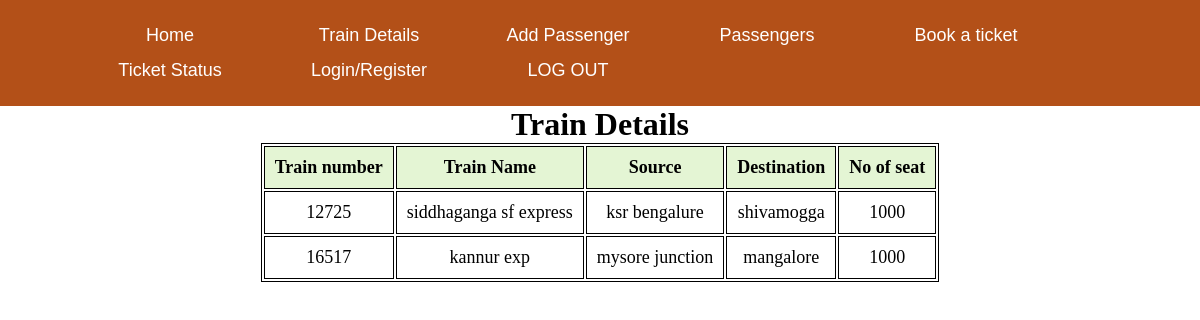
The app's page /traindetails.php with its own data.
### tables this page shows
CREATE TABLE `train` (
  `train_no` int(10) NOT NULL,
  `name` varchar(30) NOT NULL,
  `source` varchar(30) NOT NULL,
  `destination` varchar(30) NOT NULL,
  `avb_seats` int(100) NOT NULL
);

### traindetails.php (the view, shortened to what this page needs)
<?php
$conn = mysqli_connect("localhost","root","","reservation");
$sql = "SELECT * FROM TRAIN";
$result=$conn->query($sql);
?>
<!DOCTYPE html>
<html lang="en">
<head>
</head>
<body>
<?php
include("header.php"); ?>
<section>
        <h1>Train  Details</h1>
        <table>
            <tr>
                <th>Train number</th>
                <th>Train Name</th>
                <th>Source</th>
                <th>Destination</th>
                <th>No of seat</th>
            </tr>
            <?php
                while($rows=$result->fetch_assoc())
                {
             ?>
            <tr>
                <td><?php echo $rows['train_no'];?></td>
                <td><?php echo $rows['name'];?></td>
                <td><?php echo $rows['source'];?></td>
                <td><?php echo $rows['destination'];?></td>
                <td><?php echo $rows['avb_seats'];?></td>
            </tr>
            <?php
                }
             ?>
        </table>
    </section>
</body>
</html>

### css/header.css (style rules this page uses)
* { margin:0px; }

### traindetails.php (style rules this page uses)
table { margin: 0 auto; font-size: large; border: 1px solid black; }
h1 { text-align: center; color: black; font-size: xx-large; font-family: 'Gill Sans', 'Gill Sans MT', ' Calibri', 'Trebuchet MS', 'sans-serif'; }
td { background-color: white; border: 1px solid black; }
th, td { font-weight: bold; border: 1px solid black; padding: 10px; text-align: center; }
th { background-color:#E4F5D4; }
td { font-weight: lighter; }
html { background: url(https://cdn.pixabay.com/photo/2012/10/25/23/18/train-62849_960_720.jpg) no-repeat center center fixed; -webkit-background-size: cover; -moz-background-size: cover; -o-background-size: cover; background-size: cover; }

### records on screen
train: train_no "12725", name "siddhaganga sf express", source "ksr bengalure", destination "shivamogga", avb_seats "1000"
train: train_no "16517", name "kannur exp", source "mysore junction", destination "mangalore", avb_seats "1000"
